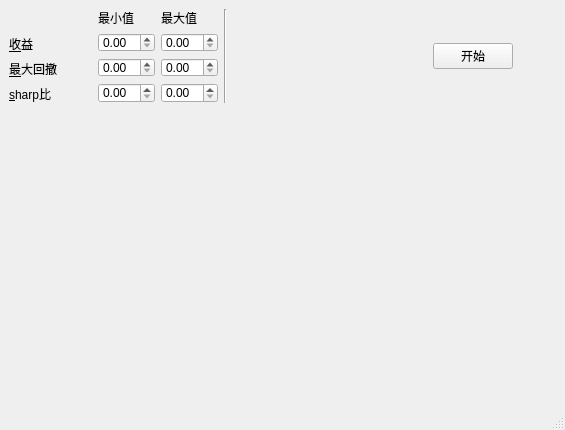
<?xml version="1.0" encoding="UTF-8"?>
<ui version="4.0">
    <class>LayoutDemo</class>
    <widget class="QMainWindow" name="LayoutDemo">
        <property name="geometry">
            <rect>
                <x>0</x>
                <y>0</y>
                <width>565</width>
                <height>430</height>
            </rect>
        </property>
        <property name="sizePolicy">
            <sizepolicy hsizetype="Minimum" vsizetype="Preferred">
                <horstretch>3</horstretch>
                <verstretch>6</verstretch>
            </sizepolicy>
        </property>
        <property name="windowTitle">
            <string>MainWindow</string>
        </property>
        <widget class="QWidget" name="centralwidget">
            <widget class="QWidget" name="layoutWidget">
                <property name="geometry">
                    <rect>
                        <x>9</x>
                        <y>9</y>
                        <width>504</width>
                        <height>94</height>
                    </rect>
                </property>
                <layout class="QHBoxLayout" name="horizontalLayout">
                    <property name="sizeConstraint">
                        <enum>QLayout::SetDefaultConstraint</enum>
                    </property>
                    <item>
                        <layout class="QVBoxLayout" name="verticalLayout">
                            <item>
                                <widget class="QLabel" name="label_6">
                                    <property name="text">
                                        <string/>
                                    </property>
                                </widget>
                            </item>
                            <item>
                                <widget class="QLabel" name="label_3">
                                    <property name="sizePolicy">
                                        <sizepolicy hsizetype="Preferred" vsizetype="Preferred">
                                            <horstretch>0</horstretch>
                                            <verstretch>0</verstretch>
                                        </sizepolicy>
                                    </property>
                                    <property name="text">
                                        <string>&amp;收益</string>
                                    </property>
                                    <property name="buddy">
                                        <cstring>doubleSpinBox_returns_min</cstring>
                                    </property>
                                </widget>
                            </item>
                            <item>
                                <widget class="QLabel" name="label_4">
                                    <property name="sizePolicy">
                                        <sizepolicy hsizetype="Preferred" vsizetype="Preferred">
                                            <horstretch>0</horstretch>
                                            <verstretch>0</verstretch>
                                        </sizepolicy>
                                    </property>
                                    <property name="text">
                                        <string>&amp;最大回撤</string>
                                    </property>
                                    <property name="buddy">
                                        <cstring>doubleSpinBox_maxdrawdown_min</cstring>
                                    </property>
                                </widget>
                            </item>
                            <item>
                                <widget class="QLabel" name="label_5">
                                    <property name="sizePolicy">
                                        <sizepolicy hsizetype="Preferred" vsizetype="Preferred">
                                            <horstretch>0</horstretch>
                                            <verstretch>0</verstretch>
                                        </sizepolicy>
                                    </property>
                                    <property name="text">
                                        <string>&amp;sharp比</string>
                                    </property>
                                    <property name="buddy">
                                        <cstring>doubleSpinBox_sharp_min</cstring>
                                    </property>
                                </widget>
                            </item>
                        </layout>
                    </item>
                    <item>
                        <spacer name="verticalSpacer">
                            <property name="orientation">
                                <enum>Qt::Vertical</enum>
                            </property>
                            <property name="sizeHint" stdset="0">
                                <size>
                                    <width>20</width>
                                    <height>40</height>
                                </size>
                            </property>
                        </spacer>
                    </item>
                    <item>
                        <layout class="QGridLayout" name="gridLayout">
                            <item row="0" column="0">
                                <widget class="QLabel" name="label">
                                    <property name="sizePolicy">
                                        <sizepolicy hsizetype="Preferred" vsizetype="Preferred">
                                            <horstretch>0</horstretch>
                                            <verstretch>0</verstretch>
                                        </sizepolicy>
                                    </property>
                                    <property name="text">
                                        <string>最小值</string>
                                    </property>
                                </widget>
                            </item>
                            <item row="0" column="1">
                                <widget class="QLabel" name="label_2">
                                    <property name="text">
                                        <string>最大值</string>
                                    </property>
                                </widget>
                            </item>
                            <item row="1" column="0">
                                <widget class="QDoubleSpinBox" name="doubleSpinBox_returns_min">
                                    <property name="sizePolicy">
                                        <sizepolicy hsizetype="Minimum" vsizetype="Fixed">
                                            <horstretch>0</horstretch>
                                            <verstretch>1</verstretch>
                                        </sizepolicy>
                                    </property>
                                    <property name="maximum">
                                        <double>0.800000000000000</double>
                                    </property>
                                    <property name="singleStep">
                                        <double>0.010000000000000</double>
                                    </property>
                                </widget>
                            </item>
                            <item row="1" column="1">
                                <widget class="QDoubleSpinBox" name="doubleSpinBox_returns_max"/>
                            </item>
                            <item row="2" column="0">
                                <widget class="QDoubleSpinBox" name="doubleSpinBox_maxdrawdown_min"/>
                            </item>
                            <item row="2" column="1">
                                <widget class="QDoubleSpinBox" name="doubleSpinBox_maxdrawdown_max"/>
                            </item>
                            <item row="3" column="0">
                                <widget class="QDoubleSpinBox" name="doubleSpinBox_sharp_min"/>
                            </item>
                            <item row="3" column="1">
                                <widget class="QDoubleSpinBox" name="doubleSpinBox_sharp_max"/>
                            </item>
                        </layout>
                    </item>
                    <item>
                        <widget class="Line" name="line">
                            <property name="orientation">
                                <enum>Qt::Vertical</enum>
                            </property>
                        </widget>
                    </item>
                    <item>
                        <spacer name="horizontalSpacer">
                            <property name="orientation">
                                <enum>Qt::Horizontal</enum>
                            </property>
                            <property name="sizeType">
                                <enum>QSizePolicy::Preferred</enum>
                            </property>
                            <property name="sizeHint" stdset="0">
                                <size>
                                    <width>200</width>
                                    <height>20</height>
                                </size>
                            </property>
                        </spacer>
                    </item>
                    <item>
                        <widget class="QPushButton" name="pushButton">
                            <property name="sizePolicy">
                                <sizepolicy hsizetype="Fixed" vsizetype="Maximum">
                                    <horstretch>0</horstretch>
                                    <verstretch>0</verstretch>
                                </sizepolicy>
                            </property>
                            <property name="minimumSize">
                                <size>
                                    <width>0</width>
                                    <height>0</height>
                                </size>
                            </property>
                            <property name="text">
                                <string>开始</string>
                            </property>
                        </widget>
                    </item>
                </layout>
            </widget>
        </widget>
        <widget class="QMenuBar" name="menubar">
            <property name="geometry">
                <rect>
                    <x>0</x>
                    <y>0</y>
                    <width>565</width>
                    <height>23</height>
                </rect>
            </property>
        </widget>
        <widget class="QStatusBar" name="statusbar"/>
    </widget>
    <resources/>
    <connections/>
</ui>
